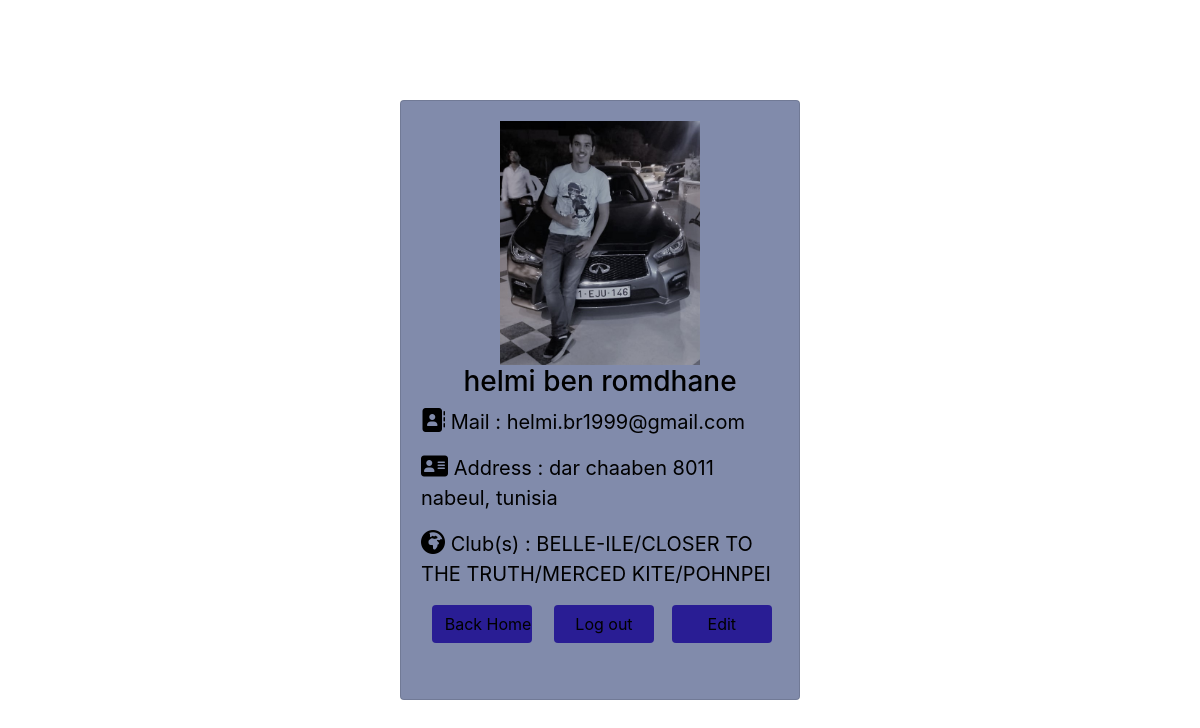
The page /formclient/account/account.php (signed in) on the database its author committed.
### tables this page shows
CREATE TABLE `user` (
  `name` varchar(50) NOT NULL,
  `last_name` varchar(50) NOT NULL,
  `mail` varchar(100) NOT NULL,
  `password` varchar(50) NOT NULL,
  `adresse` text NOT NULL,
  `gender` char(1) NOT NULL,
  `pdp` varchar(100) NOT NULL,
  `id_cp` int(11) DEFAULT NULL,
  `shipping` int(11) DEFAULT NULL
);

CREATE TABLE `my_clubs` (
  `id` int(11) NOT NULL,
  `mail` varchar(100) NOT NULL,
  `club_mail` varchar(100) NOT NULL
);

CREATE TABLE `club` (
  `club_name` varchar(50) NOT NULL,
  `club_mail` varchar(100) NOT NULL,
  `club_number` varchar(50) NOT NULL,
  `club_adresse` varchar(255) NOT NULL,
  `cat` varchar(20) NOT NULL,
  `logo` varchar(255) NOT NULL,
  `description` text NOT NULL
);

### formclient/account/account.php (the view, shortened to what this page needs)
<!DOCTYPE>
<html>
<head>
<link rel="stylesheet" href="account2.css"/>
	<link rel="stylesheet" href="https://stackpath.bootstrapcdn.com/bootstrap/4.1.3/css/bootstrap.min.css">
	<link rel="stylesheet" href="https://use.fontawesome.com/releases/v5.3.1/css/all.css">
</head>
<body>
<div class="container">
	<div class="d-flex justify-content-center h-100">
		<div class="card">
			<div class="card-body">
            <?php
                $data=mysqli_connect("localhost", "root", "", "ripshark");
                if($_SESSION["mail"]==true){
                    $id=$_SESSION["mail"];
                    $sql1="SELECT * FROM user where mail='$id'";
                    $result1 = mysqli_query($data, $sql1);
                    if(mysqli_num_rows($result1) > 0){
                        while($row = mysqli_fetch_array($result1)){
            ?>
				<form method="POST" action="#">
                <div class="center">
                    <img src="<?php
                                    if($row["pdp"]==""){
                                        echo "../../assets/no-image.png";
                                    }
                                    else{
                                        echo "../../assets/".$row["pdp"];
                                    }
                            ?>" class="img-fluid" alt="Image">
                    <h3><?php echo $row["name"]; ?> <?php echo $row["last_name"]; ?></h3>
                </div>
                <p>
                    <i style="font-size:24px" class="fa">&#xf2b9;</i> Mail : <?php echo $row["mail"]; ?>
                </p>
                <p>
                    <i style='font-size:24px' class='fas'>&#xf2bb;</i> Address : <?php echo $row["adresse"]; ?>
                </p>
                <p>
                <i style='font-size:24px' class='fas fa-globe-africa'></i> Club(s) : <?php
                                                                                            }
                                                                                        }
                                                                                        $sql3="SELECT * FROM my_clubs JOIN club ON club.club_mail = my_clubs.club_mail where mail='$id'";
                                                                                        $result2 = mysqli_query($data, $sql3);
                                                                                        $nb=0;
                                                                                        if(mysqli_num_rows($result2) > 0){
                                                                                            while($row2 = mysqli_fetch_array($result2)){
                                                                                                $nb=$nb+1;
                                                                                                if($nb<mysqli_num_rows($result2)){
                                                                                                    echo $row2["club_name"]."/";
                                                                                                }
                                                                                                else{
                                                                                                    echo $row2["club_name"];
                                                                                                }
                                                                                            }
                                                                                        }
                                                                                        else{
                                                                                            echo "There is no clubs joined yet";
                                                                                        }
                                                                                    }
                                                                                    ?>
                </p>
                <div class="form-group">
                <a href="edit.php" class="btn float-right login_btn">Edit</a>
                <a href="signout.php" class="btn float-right float-left  login_btn">Log out</a>
                <a href="../../home/Home7.php" class="btn float-left login_btn">Back Home</a>
				</form>
			</div>
		</div>
	</div>
</div>
</body>
</html>

### formclient/account/account2.css (style rules this page uses)
.container { height: 100%; align-content: center; color: black; }
.card { height: 600px; margin-top: auto; margin-bottom: auto; width: 400px; background-color: rgba(4, 24, 88, 0.5) !important; font-size: 20px; }
.login_btn { color: black; background-color: #291d94; width: 100px; }
body { background-image: url("../../assets/backgrond2.jpg"); background-repeat: no-repeat,repeat-x; background-size: 100% 100%; background-attachment:fixed; }
img { width: 200px; height: 300px; }
.center { text-align: center; }
.login_btn { margin-right: 2%; margin-left: 3%; }

### rows shown on the page
user: pdp (picture), name "helmi", last_name "ben romdhane", mail "helmi.br1999@gmail.com", adresse "dar chaaben 8011 nabeul, tunisia"
my_clubs: club_mail.club_name "BELLE-ILE"
my_clubs: club_mail.club_name "CLOSER TO THE TRUTH"
my_clubs: club_mail.club_name "MERCED KITE"
my_clubs: club_mail.club_name "POHNPEI"
